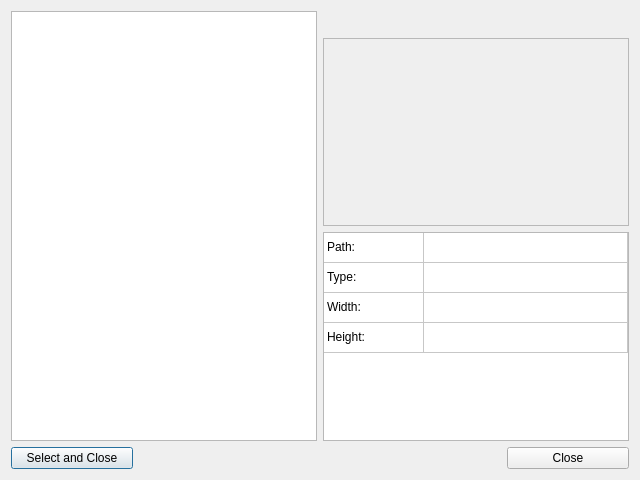
<?xml version="1.0" encoding="UTF-8"?>
<ui version="4.0">
 <class>EntBrowserDialog</class>
 <widget class="QDialog" name="EntBrowserDialog">
  <property name="geometry">
   <rect>
    <x>0</x>
    <y>0</y>
    <width>640</width>
    <height>480</height>
   </rect>
  </property>
  <property name="windowTitle">
   <string>Entity Browser</string>
  </property>
  <layout class="QVBoxLayout" name="verticalLayout_2">
   <item>
    <layout class="QVBoxLayout" name="verticalLayout" stretch="95,5">
     <item>
      <layout class="QHBoxLayout" name="horizontalLayout" stretch="50,50">
       <item>
        <layout class="QVBoxLayout" name="verticalLayout_4" stretch="95">
         <item>
          <widget class="QListWidget" name="lbIcons">
           <property name="movement">
            <enum>QListView::Static</enum>
           </property>
           <property name="viewMode">
            <enum>QListView::IconMode</enum>
           </property>
          </widget>
         </item>
        </layout>
       </item>
       <item>
        <layout class="QVBoxLayout" name="verticalLayout_3" stretch="5,45,50">
         <item>
          <widget class="QLabel" name="lResName">
           <property name="font">
            <font>
             <pointsize>12</pointsize>
             <weight>75</weight>
             <italic>true</italic>
             <bold>true</bold>
             <underline>true</underline>
             <kerning>true</kerning>
            </font>
           </property>
           <property name="text">
            <string/>
           </property>
           <property name="alignment">
            <set>Qt::AlignCenter</set>
           </property>
          </widget>
         </item>
         <item>
          <widget class="QLabel" name="lResImage">
           <property name="sizePolicy">
            <sizepolicy hsizetype="Ignored" vsizetype="Ignored">
             <horstretch>0</horstretch>
             <verstretch>0</verstretch>
            </sizepolicy>
           </property>
           <property name="frameShape">
            <enum>QFrame::StyledPanel</enum>
           </property>
           <property name="text">
            <string/>
           </property>
           <property name="scaledContents">
            <bool>true</bool>
           </property>
           <property name="alignment">
            <set>Qt::AlignCenter</set>
           </property>
          </widget>
         </item>
         <item>
          <widget class="QTableWidget" name="resProperties">
           <property name="showGrid">
            <bool>true</bool>
           </property>
           <property name="wordWrap">
            <bool>false</bool>
           </property>
           <property name="cornerButtonEnabled">
            <bool>false</bool>
           </property>
           <property name="rowCount">
            <number>4</number>
           </property>
           <property name="columnCount">
            <number>2</number>
           </property>
           <attribute name="horizontalHeaderVisible">
            <bool>false</bool>
           </attribute>
           <attribute name="horizontalHeaderStretchLastSection">
            <bool>true</bool>
           </attribute>
           <attribute name="verticalHeaderVisible">
            <bool>false</bool>
           </attribute>
           <row>
            <property name="text">
             <string>Path</string>
            </property>
           </row>
           <row>
            <property name="text">
             <string>Type</string>
            </property>
           </row>
           <row>
            <property name="text">
             <string>Width</string>
            </property>
           </row>
           <row>
            <property name="text">
             <string>Height</string>
            </property>
           </row>
           <column>
            <property name="text">
             <string>Property</string>
            </property>
           </column>
           <column>
            <property name="text">
             <string>Value</string>
            </property>
           </column>
           <item row="0" column="0">
            <property name="text">
             <string>Path:</string>
            </property>
           </item>
           <item row="0" column="1">
            <property name="text">
             <string/>
            </property>
            <property name="flags">
             <set>ItemIsSelectable|ItemIsEditable|ItemIsDragEnabled|ItemIsUserCheckable|ItemIsEnabled</set>
            </property>
           </item>
           <item row="1" column="0">
            <property name="text">
             <string>Type:</string>
            </property>
           </item>
           <item row="1" column="1">
            <property name="text">
             <string/>
            </property>
           </item>
           <item row="2" column="0">
            <property name="text">
             <string>Width:</string>
            </property>
           </item>
           <item row="2" column="1">
            <property name="text">
             <string/>
            </property>
            <property name="flags">
             <set>ItemIsSelectable|ItemIsEditable|ItemIsDragEnabled|ItemIsUserCheckable|ItemIsEnabled</set>
            </property>
           </item>
           <item row="3" column="0">
            <property name="text">
             <string>Height:</string>
            </property>
           </item>
           <item row="3" column="1">
            <property name="text">
             <string/>
            </property>
            <property name="flags">
             <set>ItemIsSelectable|ItemIsEditable|ItemIsDragEnabled|ItemIsUserCheckable|ItemIsEnabled</set>
            </property>
           </item>
          </widget>
         </item>
        </layout>
       </item>
      </layout>
     </item>
     <item>
      <layout class="QHBoxLayout" name="horizontalLayout_2" stretch="20,60,20">
       <item>
        <widget class="QPushButton" name="bSelect">
         <property name="text">
          <string>Select and Close</string>
         </property>
        </widget>
       </item>
       <item>
        <spacer name="horizontalSpacer">
         <property name="orientation">
          <enum>Qt::Horizontal</enum>
         </property>
         <property name="sizeHint" stdset="0">
          <size>
           <width>40</width>
           <height>20</height>
          </size>
         </property>
        </spacer>
       </item>
       <item>
        <widget class="QPushButton" name="bClose">
         <property name="text">
          <string>Close</string>
         </property>
        </widget>
       </item>
      </layout>
     </item>
    </layout>
   </item>
  </layout>
 </widget>
 <resources/>
 <connections/>
</ui>
